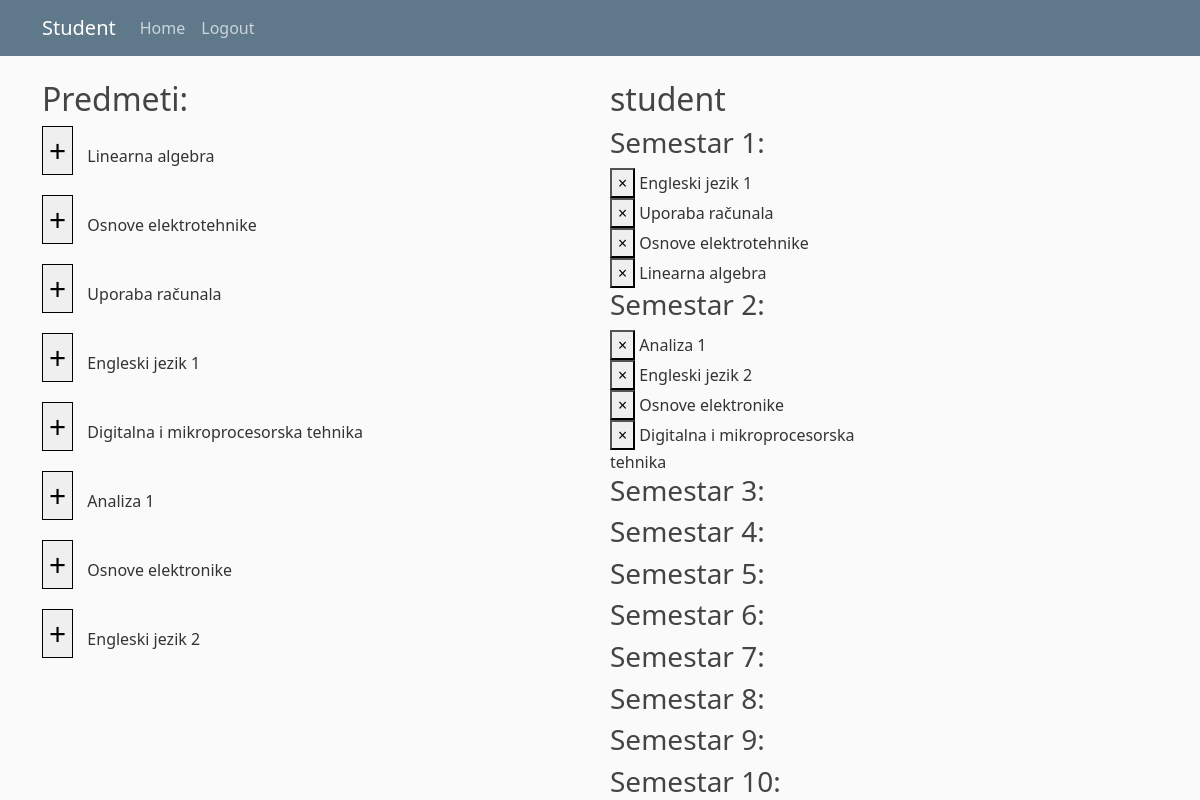
The app's page /student/ (signed in) with its own data.
### app1/models.py (models this page shows, shortened)
class Predmeti(models.Model):
    IZBORNI = (('da', 'da'), ('ne', 'ne'))
    name = models.CharField(max_length=50)
    kod = models.CharField(max_length=50)
    program = models.CharField(max_length=50)
    ects = models.IntegerField()
    sem_red = models.IntegerField()
    sem_izv = models.IntegerField()
    izborni = models.CharField(max_length=50, choices=IZBORNI)
    nositelj = models.ForeignKey(Korisnik, on_delete=models.CASCADE, null=True)

class Korisnik(AbstractUser):
    STATUS = (('none', 'None'), ('izv', 'izvanredni student'), ('red', 'redovni student'))
    status = models.CharField(max_length=50, choices=STATUS)
    role = models.ForeignKey(Uloge, on_delete=models.CASCADE, null=True)

### app1/views.py (the view)
# urls.py: path('student/', views.student, name='student'),
@login_required(login_url='/login/')
def student(request):
    role = str(request.user.role)
    user = request.user
    if role != 'stu':
        return redirect('main')
    subjects = Predmeti.objects.all()
    moguci_predmeti = []
    if user.status == 'red':
        polozeni_predmet = Upisi.objects.all().filter(student_id=user.id, status="Polozen")
        prvi_sem = subjects.filter(sem_red=1)
        drugi_sem = subjects.filter(sem_red=2)
        treci_sem = subjects.filter(sem_red=3)
        cetvrti_sem = subjects.filter(sem_red=4)
        peti_sem = subjects.filter(sem_red=5)
        sesti_sem = subjects.filter(sem_red=6)
        moguci_predmeti.extend(prvi_sem)
        moguci_predmeti.extend(drugi_sem)
        upis_druge_godine = True
        upis_trece_godiene = True
        for predmet in prvi_sem:
            if not polozeni_predmet.filter(predmet_id=predmet.id).exists():
                upis_druge_godine = False
                break
        for predmet in drugi_sem:
            if not polozeni_predmet.filter(predmet_id=predmet.id).exists():
                upis_druge_godine = False
                break
        moguci_predmeti.extend(treci_sem)
        moguci_predmeti.extend(cetvrti_sem)
        for predmet in treci_sem:
            if not polozeni_predmet.filter(predmet_id=predmet.id).exists():
                upis_trece_godiene = False
                break
        for predmet in cetvrti_sem:
            if not polozeni_predmet.filter(predmet_id=predmet.id).exists():
                upis_trece_godiene = False
                break
        moguci_predmeti.extend(peti_sem)
        moguci_predmeti.extend(sesti_sem)
    elif user.status == 'izv':
        polozeni_predmet = Upisi.objects.all().filter(student_id=user.id, status="Polozen")
        prvi_sem = subjects.filter(sem_izv=1)
        drugi_sem = subjects.filter(sem_izv=2)
        treci_sem = subjects.filter(sem_izv=3)
        cetvrti_sem = subjects.filter(sem_izv=4)
        peti_sem = subjects.filter(sem_izv=5)
        sesti_sem = subjects.filter(sem_izv=6)
        moguci_predmeti.extend(prvi_sem)
        moguci_predmeti.extend(drugi_sem)
        upis_druge_godine = True
        upis_trece_godine = True
        for predmet in prvi_sem:
            if not polozeni_predmet.filter(predmet_id=predmet.id).exists():
                upis_druge_godine = False
                break
        for predmet in drugi_sem:
            if not polozeni_predmet.filter(predmet_id=predmet.id).exists():
                upis_druge_godine = False
                break
        if upis_druge_godine == True:
            moguci_predmeti.extend(treci_sem)
            moguci_predmeti.extend(cetvrti_sem)
        for predmet in treci_sem:
            if not polozeni_predmet.filter(predmet_id=predmet.id).exists():
                upis_trece_godine = False
                break
        for predmet in cetvrti_sem:
            if not polozeni_predmet.filter(predmet_id=predmet.id).exists():
                upis_trece_godine = False
                break
        if upis_trece_godine == True:
            moguci_predmeti.extend(peti_sem)
            moguci_predmeti.extend(sesti_sem)
    if request.POST.get('add', False):
        if not Upisi.objects.filter(student_id=user.id,predmet_id=request.POST["add"]).exists():
            upis = Upisi(student_id=user,predmet_id=Predmeti.objects.get(pk=request.POST["add"]),status="Upisan")
            upis.save()
    elif request.POST.get('remove', False):
        if Upisi.objects.filter(student_id=user.id,predmet_id=request.POST["remove"]).exists():
            upis = Upisi.objects.get(predmet_id=request.POST["remove"],student_id=user.id)
            upis.delete()
    upisi_korisnika = Upisi.objects.all().filter(student_id=user.id)
    upisani_predmeti = []
    for u in upisi_korisnika:
        if user.status == 'red':
            upisani_predmeti.append(u.predmet_id)
        elif user.status == 'izv':
            upisani_predmeti.append(u.predmet_id)
    return render(request, 'student.html', {'subjects' : moguci_predmeti, 'user': user,'upisi':upisani_predmeti,
                                        'range':range(1,11)})

### app1/models.py (called while the page is built)
    def __str__(self):
        return '%s' % (self.role)

### app1/templates/student.html (shortened to what this page needs)
{% extends "base.html" %}
{% block content %}
	<header class="site-header">
		<nav class="navbar navbar-expand-md navbar-dark bg-steel fixed-top">
		<div class="container">
			<a class="navbar-brand mr-4" href="/">Student</a>
			<div class="collapse navbar-collapse mr-auto" id="navbarToggle">
			<div class="navbar-nav mr-auto">
				<a class="nav-item nav-link" href="/">Home</a>
			</div>
			<div class="navbar-nav ml-auto">
				{% if user.is_authenticated%}
					<a class="nav-item nav-link" href="/logout">Logout</a>
				{% else %}
					<a class="nav-item nav-link" href="/login">Login</a>
				{% endif %}
			</div>
			</div>
		</div>
		</nav>
	</header>
	<div class="flex-custom" style="width: 100%; display: flex; flex-direction: row; align-items: center; justify-items: center;">
		<div class="left-container" style="display: flex; flex-direction: column; width: 50%; height: 90dvh">
			<h2>Predmeti:</h2>
			<div class="left" style="width: 100%; overflow: auto; height: 90dvh;">
				<form method="POST">
					{% for s in subjects %}
					<div class="subject">
						<button type="submit" name="add" value={{s.id}} style="margin-bottom: 20px; margin-right: 10px; border: 1px solid black; font-size: 30px;">&#43;</button>
						{{ s.name }}
					</div>
					{% endfor %}
				</form>
			</div>
		</div>
		<div class="right-container" style="display: flex; flex-direction: column; width: 50%; height: 90dvh; margin-left: 20px;">
			<h2>{{ user.username }}</h2>
			<div class="right" style="width: 50%; overflow: auto; height: 90dvh;"><div class="upisi">
                <form method="POST">
                    {% for i in range %}
                    <h3>Semestar {{ i }}:</h3>
                    <div class="sem">
                        {% for u in upisi %}
                        {% if user.status == 'red' %}
                            {% if u.sem_red == i %}
                            <div class="sem-predmet">
                            <button type="submit" name="remove" value="{{u.id}}">&times;</button>
                            <span>{{ u.name }}</span><br>
                            </div>
                            {% endif %}
                        {% elif user.status == 'izv' %}
                            {% if u.sem_izv == i %}
                            <div class="sem-predmet">
                            <button type="submit" name="remove" value="{{u.id}}">&times;</button>
                            <span>{{ u.name }}</span><br>
                            </div>
                            {% endif %}
                        {% endif %}
                        {% endfor %}
                    </div>
                    {% endfor %}
                </form>
            </div></div>
		</div>
	</div>
{% endblock %}

### app1/templates/base.html (shortened to what this page needs)
{% load static %}
<!DOCTYPE html>
<html lang="en">
	<head>
		<link
			href="https://cdn.jsdelivr.net/npm/bootstrap@5.3.0/dist/css/bootstrap.min.css"
			rel="stylesheet"
		/>
		<link rel="stylesheet" type="text/css" href="{% static 'css/main.css' %}" />
	</head>
	<body>
		<main role="main" class="container">
			{% block content %}{% endblock %}
		</main>
	</body>
</html>

### app1/static/css/main.css (style rules this page uses)
body { background: #fafafa; color: #333333; margin-top: 5rem; }
h1, h2, h3, h4, h5, h6 { color: #444444; }
.bg-steel { background-color: #5f788a; }
.site-header .navbar-nav .nav-link { color: #cbd5db; }

### records on screen
Predmeti: {{ s.id }} 1 (drawn), name "Linearna algebra", {{ u.id }} 1 (drawn)
Predmeti: {{ s.id }} 3 (drawn), name "Osnove elektrotehnike", {{ u.id }} 3 (drawn)
Predmeti: {{ s.id }} 5 (drawn), name "Uporaba računala", {{ u.id }} 5 (drawn)
Predmeti: {{ s.id }} 6 (drawn), name "Engleski jezik 1", {{ u.id }} 6 (drawn)
Predmeti: {{ s.id }} 4 (drawn), name "Digitalna i mikroprocesorska tehnika", {{ u.id }} 4 (drawn)
Predmeti: {{ s.id }} 7 (drawn), name "Analiza 1", {{ u.id }} 7 (drawn)
Predmeti: {{ s.id }} 8 (drawn), name "Osnove elektronike", {{ u.id }} 8 (drawn)
Predmeti: {{ s.id }} 11 (drawn), name "Engleski jezik 2", {{ u.id }} 11 (drawn)
Korisnik: username "student"

### other values on screen
{{ i }} "1" "2" "3" "4" "5" "6" "7" "8" "9" "10"
